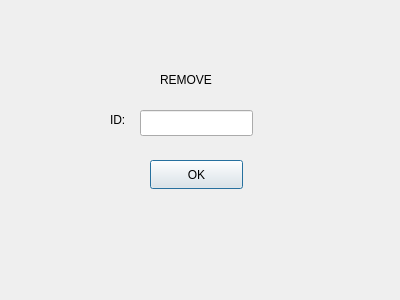
<?xml version="1.0" encoding="UTF-8"?>
<ui version="4.0">
 <class>Remove_phone</class>
 <widget class="QDialog" name="Remove_phone">
  <property name="geometry">
   <rect>
    <x>0</x>
    <y>0</y>
    <width>400</width>
    <height>300</height>
   </rect>
  </property>
  <property name="windowTitle">
   <string>Dialog</string>
  </property>
  <widget class="QLineEdit" name="ID_in">
   <property name="geometry">
    <rect>
     <x>140</x>
     <y>110</y>
     <width>113</width>
     <height>26</height>
    </rect>
   </property>
  </widget>
  <widget class="QPushButton" name="ok_btn">
   <property name="geometry">
    <rect>
     <x>150</x>
     <y>160</y>
     <width>93</width>
     <height>29</height>
    </rect>
   </property>
   <property name="text">
    <string>OK</string>
   </property>
  </widget>
  <widget class="QLabel" name="ID">
   <property name="geometry">
    <rect>
     <x>110</x>
     <y>110</y>
     <width>21</width>
     <height>20</height>
    </rect>
   </property>
   <property name="text">
    <string>ID:</string>
   </property>
  </widget>
  <widget class="QLabel" name="edit">
   <property name="geometry">
    <rect>
     <x>160</x>
     <y>70</y>
     <width>63</width>
     <height>20</height>
    </rect>
   </property>
   <property name="text">
    <string>REMOVE</string>
   </property>
  </widget>
 </widget>
 <resources/>
 <connections/>
</ui>
